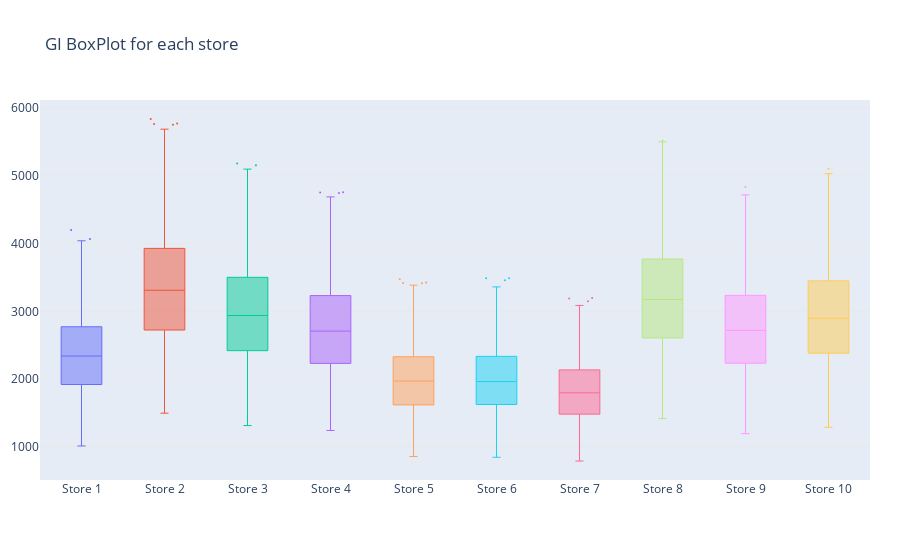

The cell this chart's notebook holds for it:
### Markdown cell above
# GI BoxPlot for each store

### Code cell
store_sum = features.groupby(['store', 'date'])['sales'].sum()
traces = []

for i in range(1, 11):
    s = store_sum[i].to_frame().reset_index()
    trace = go.Box(y= s.sales, name= 'Store {}'.format(i), jitter=0.8, whiskerwidth=0.2, marker=dict(size=2), line=dict(width=1))
    traces.append(trace)

layout = go.Layout(
    title='GI BoxPlot for each store',
    yaxis=dict(
        autorange=True, showgrid=True, zeroline=True,
        gridcolor='rgb(233,233,233)', zerolinecolor='rgb(255, 255, 255)',
        zerolinewidth=2, gridwidth=1
    ),
    margin=dict(l=40, r=30, b=80, t=100), showlegend=False,
)

fig = go.Figure(data=traces, layout=layout)
iplot(fig)

### Figure 1 — Plotly figure (JSON) as saved in the notebook; plotly's stock layout.template omitted (floating-point values rounded to 4 significant figures; data arrays with more than 128 entries replaced by an {"elided": "..."} marker saying what was removed)
{"data": [{"jitter": 0.8, "line": {"width": 1}, "marker": {"size": 2}, "name": "Store 1", "type": "box", "whiskerwidth": 0.2, "y": {"elided": "1826 int values"}}, {"jitter": 0.8, "line": {"width": 1}, "marker": {"size": 2}, "name": "Store 2", "type": "box", "whiskerwidth": 0.2, "y": {"elided": "1826 int values"}}, {"jitter": 0.8, "line": {"width": 1}, "marker": {"size": 2}, "name": "Store 3", "type": "box", "whiskerwidth": 0.2, "y": {"elided": "1826 int values"}}, {"jitter": 0.8, "line": {"width": 1}, "marker": {"size": 2}, "name": "Store 4", "type": "box", "whiskerwidth": 0.2, "y": {"elided": "1826 int values"}}, {"jitter": 0.8, "line": {"width": 1}, "marker": {"size": 2}, "name": "Store 5", "type": "box", "whiskerwidth": 0.2, "y": {"elided": "1826 int values"}}, {"jitter": 0.8, "line": {"width": 1}, "marker": {"size": 2}, "name": "Store 6", "type": "box", "whiskerwidth": 0.2, "y": {"elided": "1826 int values"}}, {"jitter": 0.8, "line": {"width": 1}, "marker": {"size": 2}, "name": "Store 7", "type": "box", "whiskerwidth": 0.2, "y": {"elided": "1826 int values"}}, {"jitter": 0.8, "line": {"width": 1}, "marker": {"size": 2}, "name": "Store 8", "type": "box", "whiskerwidth": 0.2, "y": {"elided": "1826 int values"}}, {"jitter": 0.8, "line": {"width": 1}, "marker": {"size": 2}, "name": "Store 9", "type": "box", "whiskerwidth": 0.2, "y": {"elided": "1826 int values"}}, {"jitter": 0.8, "line": {"width": 1}, "marker": {"size": 2}, "name": "Store 10", "type": "box", "whiskerwidth": 0.2, "y": {"elided": "1826 int values"}}], "layout": {"margin": {"b": 80, "l": 40, "r": 30, "t": 100}, "showlegend": false, "title": {"text": "GI BoxPlot for each store"}, "yaxis": {"autorange": true, "gridcolor": "rgb(233,233,233)", "gridwidth": 1, "showgrid": true, "zeroline": true, "zerolinecolor": "rgb(255, 255, 255)", "zerolinewidth": 2}}}
